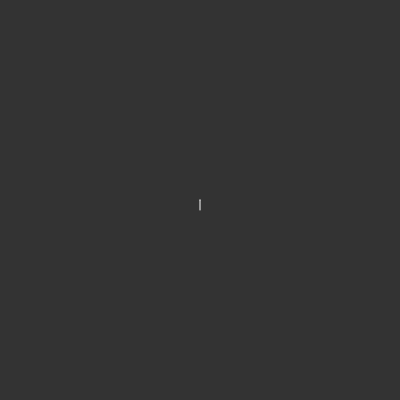
Frame 1 (no input)
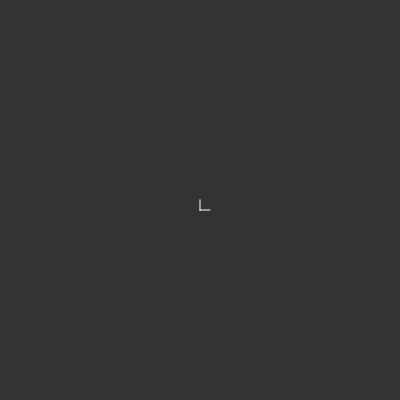
Frame 2 (the mouse pressed at the canvas centre, redrawn once)

The p5.js sketch that drew these frames (run headless with seeded random() and noise() and a simulated clock; the mouse was pressed at the canvas centre and the sketch redrawn once):

// p5.js sketch
// ── sketch.js
// https://en.wikipedia.org/wiki/Self-avoiding_walk
// Part 1: Basic Self-Avoiding Walk with random selection

function make2DArray(cols, rows) {
    return Array(cols).fill(0).map(col => Array(rows));
}

let x;
let y;
let grid;
const spacing = 10;
let cols, rows;

const allOptions = [
    { dx:  1, dy:  0 },
    { dx: -1, dy:  0 },
    { dx:  0, dy:  1 },
    { dx:  0, dy: -1 }
];

function isValid(i, j) {
    return (i < 0 || i >= cols || j < 0 || j >= rows) ? false : !grid[i][j];
}

function setup() {
    removeElements();
    createCanvas(400, 400);
    const startButton = createButton('START');
    const resetButton = createButton('RESET');
    startButton.mouseClicked(() => {
        loop();
    });
    resetButton.mouseClicked(() => {
        setup();
    });

    cols = floor(width / spacing);
    rows = floor(height / spacing);

    x = cols / 2;
    y = rows / 2;
    background(51);
    grid = make2DArray(cols, rows);

    for (let i = 0; i < cols; i++) {
        for (let j = 0; j < rows; j++) {
            grid[i][j] = false;
        }
    }
    grid[x][y] = true;

    noLoop();
}

function draw() {
    stroke(255);
    strokeWeight(1);
    point(x * spacing, y * spacing);

    const options = [];
    for (const option of allOptions) {
        const newX = x + option.dx;
        const newY = y + option.dy;
        if (isValid(newX, newY)) {
            options.push(option);
        }
    }

    if (options.length > 0) {
        const step = random(options);
        beginShape();
        vertex(x * spacing, y * spacing);
        x += step.dx;
        y += step.dy;
        vertex(x * spacing, y * spacing);
        endShape();
        grid[x][y] = true;
    } else {
        console.log('I\'m stuck!');
        noLoop();
    }
}
